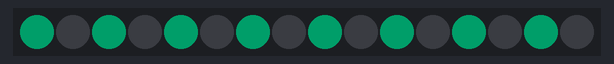
Recording of a sketch running on a simulated Arduino Uno, built with avr-gcc and run on an emulated ATmega328P. Parts: 16 RGB LEDs in strip order, left to right. Dim RGB values are drawn brighter than linear.

Above: at 0.01 s.
At 2.14 s:
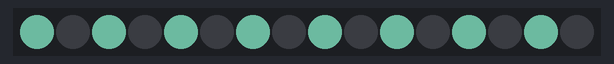
At 6.1 s:
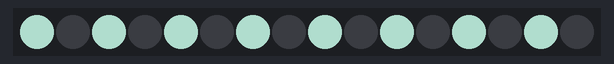
At 11.59 s:
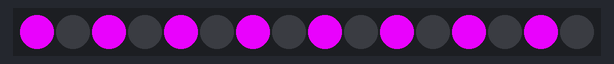
At 12.2 s:
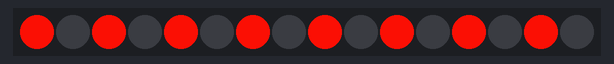

Measured:
- by itself, everything shown: repeats every 12.2 s, in 241 steps

The sketch:

Colorchange.ino
```cpp
#include <FastLED.h>
#define LED_PIN     2
#define NUM_LEDS    16
CRGB leds[NUM_LEDS];
void setup() {
  FastLED.addLeds<WS2812, LED_PIN, GRB>(leds, NUM_LEDS);

}
void loop() {

  for (int i = 0; i <=240; i++){
    leds[0] = CRGB(i, i+30, i+20);
    leds[2] = CRGB(i, i+30, i+20);
    leds[4] = CRGB(i, i+30, i+20);
    leds[6] = CRGB(i, i+30, i+20);
    leds[8] = CRGB(i, i+30, i+20);
    leds[10] = CRGB(i, i+30, i+20);
    leds[12] = CRGB(i, i+30, i+20);
    leds[14] = CRGB(i, i+30, i+20);
     FastLED.show();
     delay(50);

  }

}
```
